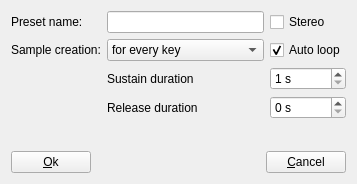
<?xml version="1.0" encoding="UTF-8"?>
<ui version="4.0">
 <class>ToolMergeSamples_gui</class>
 <widget class="QWidget" name="ToolMergeSamples_gui">
  <property name="geometry">
   <rect>
    <x>0</x>
    <y>0</y>
    <width>357</width>
    <height>184</height>
   </rect>
  </property>
  <property name="windowTitle">
   <string notr="true">Form</string>
  </property>
  <layout class="QVBoxLayout" name="verticalLayout">
   <item>
    <layout class="QGridLayout" name="gridLayout">
     <property name="topMargin">
      <number>0</number>
     </property>
     <item row="2" column="2">
      <widget class="QSpinBox" name="spinSustainDuration">
       <property name="suffix">
        <string comment="unit for second"> s</string>
       </property>
       <property name="minimum">
        <number>1</number>
       </property>
       <property name="maximum">
        <number>30</number>
       </property>
      </widget>
     </item>
     <item row="1" column="0">
      <widget class="QLabel" name="label_4">
       <property name="text">
        <string>Sample creation:</string>
       </property>
      </widget>
     </item>
     <item row="0" column="2">
      <widget class="QCheckBox" name="checkStereo">
       <property name="text">
        <string>Stereo</string>
       </property>
      </widget>
     </item>
     <item row="0" column="1">
      <widget class="QLineEdit" name="lineName">
       <property name="maxLength">
        <number>20</number>
       </property>
      </widget>
     </item>
     <item row="2" column="1">
      <widget class="QLabel" name="label">
       <property name="text">
        <string>Sustain duration</string>
       </property>
      </widget>
     </item>
     <item row="1" column="2">
      <widget class="QCheckBox" name="checkLoop">
       <property name="text">
        <string>Auto loop</string>
       </property>
       <property name="checked">
        <bool>true</bool>
       </property>
      </widget>
     </item>
     <item row="1" column="1">
      <widget class="QComboBox" name="comboFreq">
       <item>
        <property name="text">
         <string>for every key</string>
        </property>
       </item>
       <item>
        <property name="text">
         <string>every 3 keys</string>
        </property>
       </item>
       <item>
        <property name="text">
         <string>every 6 keys</string>
        </property>
       </item>
      </widget>
     </item>
     <item row="0" column="0">
      <widget class="QLabel" name="label_3">
       <property name="text">
        <string>Preset name:</string>
       </property>
      </widget>
     </item>
     <item row="3" column="2">
      <widget class="QSpinBox" name="spinReleaseDuration">
       <property name="suffix">
        <string comment="unit for second"> s</string>
       </property>
       <property name="maximum">
        <number>30</number>
       </property>
      </widget>
     </item>
     <item row="3" column="1">
      <widget class="QLabel" name="label_2">
       <property name="text">
        <string>Release duration</string>
       </property>
      </widget>
     </item>
    </layout>
   </item>
   <item>
    <spacer name="verticalSpacer">
     <property name="orientation">
      <enum>Qt::Orientation::Vertical</enum>
     </property>
     <property name="sizeHint" stdset="0">
      <size>
       <width>20</width>
       <height>40</height>
      </size>
     </property>
    </spacer>
   </item>
   <item>
    <layout class="QHBoxLayout" name="horizontalLayout">
     <item>
      <widget class="QPushButton" name="pushOk">
       <property name="text">
        <string>&amp;Ok</string>
       </property>
      </widget>
     </item>
     <item>
      <spacer name="horizontalSpacer_3">
       <property name="orientation">
        <enum>Qt::Orientation::Horizontal</enum>
       </property>
       <property name="sizeHint" stdset="0">
        <size>
         <width>40</width>
         <height>20</height>
        </size>
       </property>
      </spacer>
     </item>
     <item>
      <widget class="QPushButton" name="pushCancel">
       <property name="text">
        <string>&amp;Cancel</string>
       </property>
      </widget>
     </item>
    </layout>
   </item>
  </layout>
 </widget>
 <tabstops>
  <tabstop>lineName</tabstop>
  <tabstop>checkStereo</tabstop>
  <tabstop>comboFreq</tabstop>
  <tabstop>checkLoop</tabstop>
  <tabstop>pushOk</tabstop>
  <tabstop>pushCancel</tabstop>
 </tabstops>
 <resources/>
 <connections/>
</ui>
